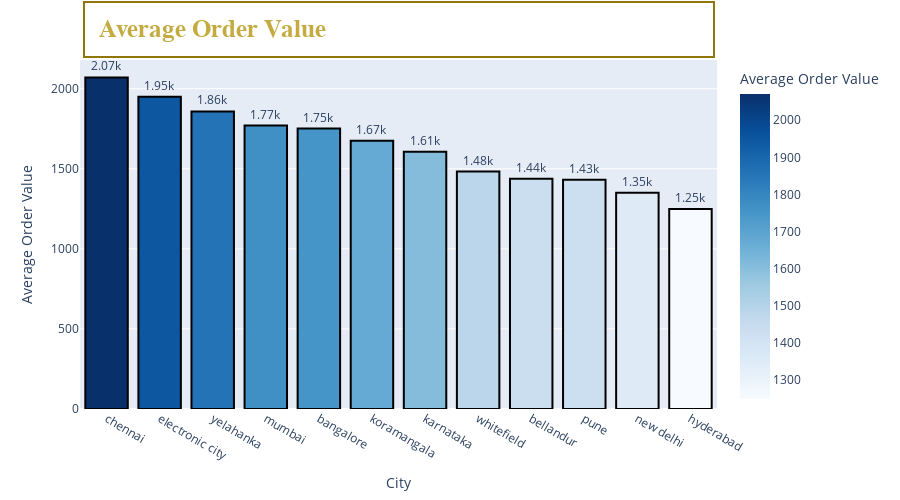

Notebook cell for this chart:
### Markdown cell above
### Average Order value at different location

### Code cell
count_city = df["cleaned_city"].value_counts()[df["cleaned_city"].value_counts() > 9].index
newcity = df[df["cleaned_city"].isin(count_city)]
nc = newcity.groupby("cleaned_city")["subtotal"].mean().reset_index().sort_values(by = "subtotal", ascending = False)
fig = px.bar(nc, x="cleaned_city", y="subtotal",text = nc["subtotal"]/1000, labels = {"cleaned_city":"City","subtotal":"Average Order Value"}, color = "subtotal", color_continuous_scale= "Blues")
fig.update_traces(
    marker_line_color = "black",
    marker_line_width = 2,
    texttemplate = "%{text:.2f}k",
    textposition = "outside"
)
fig.update_layout(
    height= 500,
    width = 900,
    annotations=[
        dict(
            text="Average Order Value",
            x=0.5,
            y=1.17,
            xref="paper",
            yref="paper",
            font=dict(size=25, family="Arial", color="#C4AB41",weight = "bold"),
            showarrow=False,
            bgcolor="white",
            bordercolor="#91770A", 
            borderwidth=2,
            borderpad=14,
            width = 600,
            align = "left",
            
        )])
fig.show()

### Figure 1 — Plotly figure (JSON) as saved in the notebook; plotly's stock layout.template omitted (floating-point values rounded to 4 significant figures)
{"data": [{"hovertemplate": "City=%{x}<br>Average Order Value=%{marker.color}<br>text=%{text}<extra></extra>", "legendgroup": "", "marker": {"color": [2070.0, 1950.0, 1858.0, 1770.0, 1752.0, 1675.0, 1607.0, 1483.0, 1438.0, 1432.0, 1350.0, 1249.0], "coloraxis": "coloraxis", "line": {"color": "black", "width": 2}, "pattern": {"shape": ""}}, "name": "", "orientation": "v", "showlegend": false, "text": [2.071, 1.95, 1.858, 1.77, 1.752, 1.675, 1.607, 1.483, 1.438, 1.432, 1.35, 1.249], "textposition": "outside", "texttemplate": "%{text:.2f}k", "type": "bar", "x": ["chennai", "electronic city", "yelahanka", "mumbai", "bangalore", "koramangala", "karnataka", "whitefield", "bellandur", "pune", "new delhi", "hyderabad"], "xaxis": "x", "y": [2070.0, 1950.0, 1858.0, 1770.0, 1752.0, 1675.0, 1607.0, 1483.0, 1438.0, 1432.0, 1350.0, 1249.0], "yaxis": "y"}], "layout": {"annotations": [{"align": "left", "bgcolor": "white", "bordercolor": "#91770A", "borderpad": 14, "borderwidth": 2, "font": {"color": "#C4AB41", "family": "Arial", "size": 25, "weight": "bold"}, "showarrow": false, "text": "Average Order Value", "width": 600, "x": 0.5, "xref": "paper", "y": 1.17, "yref": "paper"}], "barmode": "relative", "coloraxis": {"colorbar": {"title": {"text": "Average Order Value"}}, "colorscale": [[0, "rgb(247,251,255)"], [0.125, "rgb(222,235,247)"], [0.25, "rgb(198,219,239)"], [0.375, "rgb(158,202,225)"], [0.5, "rgb(107,174,214)"], [0.625, "rgb(66,146,198)"], [0.75, "rgb(33,113,181)"], [0.875, "rgb(8,81,156)"], [1, "rgb(8,48,107)"]]}, "height": 500, "legend": {"tracegroupgap": 0}, "margin": {"t": 60}, "width": 900, "xaxis": {"anchor": "y", "domain": [0, 1], "title": {"text": "City"}}, "yaxis": {"anchor": "x", "domain": [0, 1], "title": {"text": "Average Order Value"}}}}
